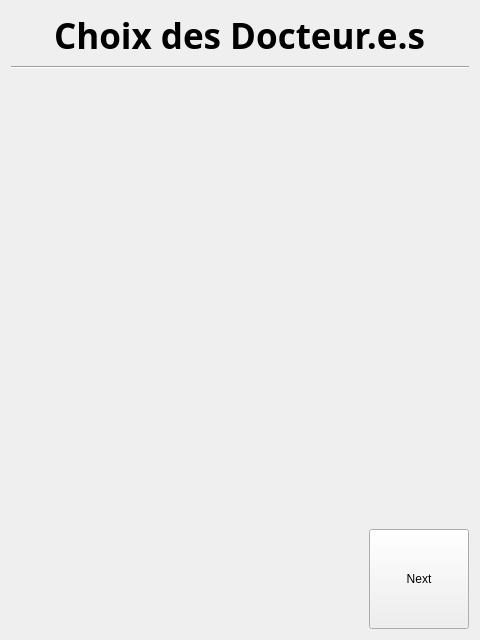
<?xml version="1.0" encoding="UTF-8"?>
<ui version="4.0">
 <class>DoctorsKillOrHealChoice</class>
 <widget class="QWidget" name="DoctorsKillOrHealChoice">
  <property name="geometry">
   <rect>
    <x>0</x>
    <y>0</y>
    <width>480</width>
    <height>640</height>
   </rect>
  </property>
  <property name="windowTitle">
   <string>Form</string>
  </property>
  <property name="styleSheet"><string notr="true"/>
  </property>
  <layout class="QGridLayout" name="gridLayout">
   <item row="0" column="0">
    <layout class="QVBoxLayout" name="verticalLayout_2">
     <item alignment="Qt::AlignHCenter">
      <widget class="QLabel" name="label">
       <property name="sizePolicy">
        <sizepolicy hsizetype="Fixed" vsizetype="Fixed">
         <horstretch>0</horstretch>
         <verstretch>0</verstretch>
        </sizepolicy>
       </property>
       <property name="font">
        <font>
         <family>Yu Gothic UI Semibold</family>
         <pointsize>26</pointsize>
         <weight>75</weight>
         <bold>true</bold>
        </font>
       </property>
       <property name="text">
        <string>Choix des Docteur.e.s</string>
       </property>
       <property name="alignment">
        <set>Qt::AlignCenter</set>
       </property>
      </widget>
     </item>
     <item>
      <layout class="QVBoxLayout" name="verticalLayout">
       <item>
        <widget class="Line" name="line">
         <property name="font">
          <font>
           <family>Yu Gothic UI Semilight</family>
           <pointsize>18</pointsize>
          </font>
         </property>
         <property name="orientation">
          <enum>Qt::Horizontal</enum>
         </property>
        </widget>
       </item>
       <item>
        <spacer name="verticalSpacer">
         <property name="orientation">
          <enum>Qt::Vertical</enum>
         </property>
         <property name="sizeHint" stdset="0">
          <size>
           <width>20</width>
           <height>40</height>
          </size>
         </property>
        </spacer>
       </item>
       <item alignment="Qt::AlignRight">
        <widget class="QPushButton" name="nextButton">
         <property name="sizePolicy">
          <sizepolicy hsizetype="Fixed" vsizetype="Fixed">
           <horstretch>0</horstretch>
           <verstretch>0</verstretch>
          </sizepolicy>
         </property>
         <property name="minimumSize">
          <size>
           <width>100</width>
           <height>100</height>
          </size>
         </property>
         <property name="text">
          <string>Next</string>
         </property>
        </widget>
       </item>
      </layout>
     </item>
    </layout>
   </item>
  </layout>
 </widget>
 <resources/>
 <connections/>
</ui>
